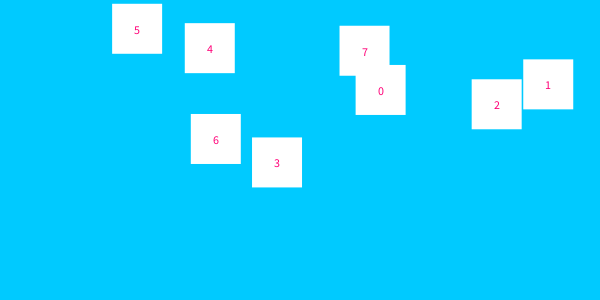
Frame 1 (no input)
Frame 60 (the mouse pressed at the canvas centre just before this capture): identical to frame 1, image omitted
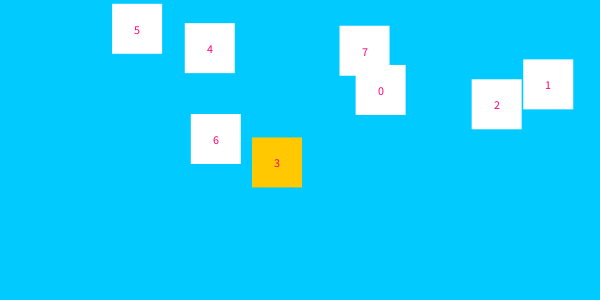
Frame 120 (the mouse held since frame 60 and released just before this capture)

The Processing sketch that drew these frames (run headless with seeded random() and noise(); from frame 60 on, the mouse is pressed at the canvas centre):

// Processing sketch: processing_111909
// ── processing_111909.pde

int rectsize=50, up, down, right, left;
Rectpush[] rects;
void setup()
{
  size(600, 300);
  rects = new Rectpush[8];
  for (int i=0;i<rects.length;i++) {
    float x = random(0, width-50);
    float y = random(0, height-50);
    rects[i] = new Rectpush(x, y, rectsize, i );
  }
}
 
void draw()
{
  background(#00CAFF);
    noStroke();
  for (int i=0;i<rects.length;i++) {
    if ( rects[i].x< mouseX && mouseX < rects[i].x+rectsize && rects[i].y< mouseY && mouseY < rects[i].y+rectsize) {
      fill(#FFC800);
      if (right==1) rects[i].x++;
      if (left==1) rects[i].x--;
      if (down==1) rects[i].y++;
      if (up==1) rects[i].y--;
    }
    else {
      fill(255);
    }
    rects[i].update();
  }
}
void keyPressed() {
  if (key == CODED) {
    if (keyCode == UP) up=1;
    if (keyCode == DOWN) down=1;
    if (keyCode == LEFT) left=1;
    if (keyCode == RIGHT)right=1;
  }
}
 
void keyReleased()
{
  up=0;
  down=0;
  right=0;
  left=0;
}

class Rectpush {
  float x, y;
  int rectsize;
  private int i;
  Rectpush(float _x, float _y, int _rectsize, int _i)
  {
    x = _x;
    y = _y;
    i = _i;
    rectsize = _rectsize;
  }
  void update()
  {
    rect(x, y, rectsize, rectsize);
    fill(#FF0077);
    textAlign(CENTER);
    text( i ,x+25,y+30);
  }
}
